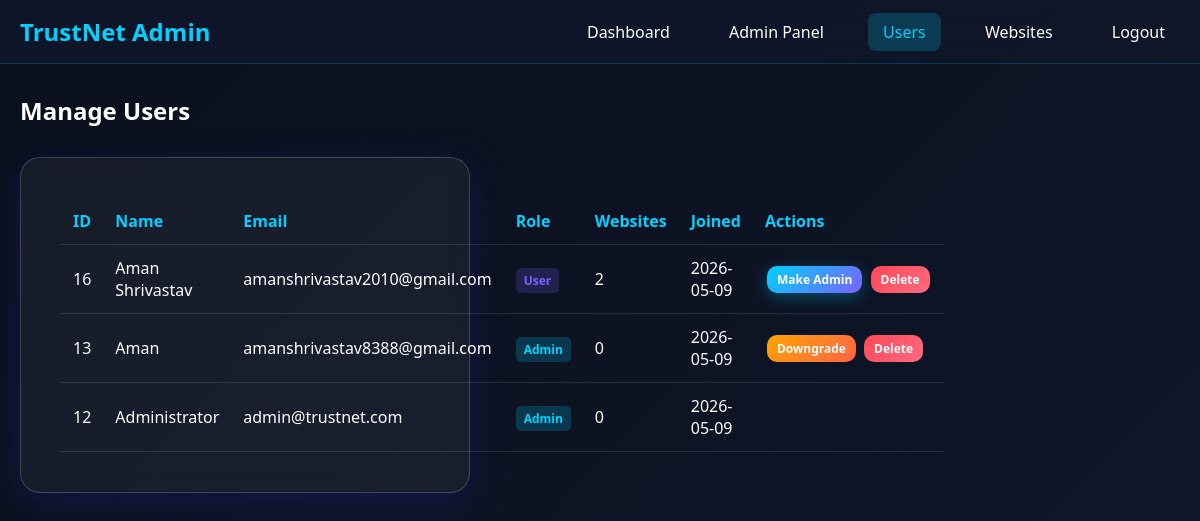
The page /admin/manage-users.php (signed in) on the database its author committed.
### tables this page shows
CREATE TABLE `users` (
  `id` int(11) NOT NULL,
  `name` varchar(100) NOT NULL,
  `email` varchar(255) NOT NULL,
  `password` varchar(255) NOT NULL,
  `role` enum('admin','user') DEFAULT 'user',
  `email_verified` tinyint(1) DEFAULT 0,
  `otp_code` varchar(6) DEFAULT NULL,
  `otp_expires` datetime DEFAULT NULL,
  `created_at` timestamp NOT NULL DEFAULT current_timestamp()
);

### admin/manage-users.php (the view, shortened to what this page needs)
<?php
require_once '../includes/functions.php';
$stmt = $pdo->query("SELECT u.*, COUNT(w.id) as website_count
                     FROM users u
                     LEFT JOIN websites w ON u.id = w.user_id
                     GROUP BY u.id
                     ORDER BY u.created_at DESC");
$users = $stmt->fetchAll();
?>
<!DOCTYPE html>
<html lang="en">
<head>
    <link rel="stylesheet" href="../assets/css/style.css">
</head>
<body>
    <nav class="navbar">
        <div class="nav-container">
            <div class="nav-brand">TrustNet Admin</div>
            <div class="nav-menu">
                <a href="../dashboard.php">Dashboard</a>
                <a href="../admin-panel.php">Admin Panel</a>
                <a href="manage-users.php" class="active">Users</a>
                <a href="manage-websites.php">Websites</a>
                <a href="../logout.php">Logout</a>
            </div>
        </div>
    </nav>
    <div class="main-container">
        <div style="display: flex; justify-content: space-between; align-items: center; margin-bottom: 30px;">
            <h2>Manage Users</h2>
        </div>
        <div class="glass-card">
            <table class="admin-table">
                <thead>
                    <tr>
                        <th>ID</th>
                        <th>Name</th>
                        <th>Email</th>
                        <th>Role</th>
                        <th>Websites</th>
                        <th>Joined</th>
                        <th>Actions</th>
                    </tr>
                </thead>
                <tbody>
                    <?php foreach ($users as $user): ?>
                        <tr>
                            <td><?php echo $user['id']; ?></td>
                            <td><?php echo htmlspecialchars($user['name']); ?></td>
                            <td><?php echo htmlspecialchars($user['email']); ?></td>
                            <td>
                                <span class="badge badge-<?php echo $user['role']; ?>">
                                    <?php echo ucfirst($user['role']); ?>
                                </span>
                            </td>
                            <td><?php echo $user['website_count']; ?></td>
                            <td><?php echo date('Y-m-d', strtotime($user['created_at'])); ?></td>
                            <td class="action-buttons">
                                <?php if ($user['id'] != $_SESSION['user_id']): ?>
                                    <?php if ($user['role'] == 'admin'): ?>
                                        <a href="?action=make_user&id=<?php echo $user['id']; ?>"
                                           class="btn btn-warning btn-sm">Downgrade</a>
                                    <?php else: ?>
                                        <a href="?action=make_admin&id=<?php echo $user['id']; ?>"
                                           class="btn btn-primary btn-sm">Make Admin</a>
                                    <?php endif; ?>
                                    <a href="?action=delete&id=<?php echo $user['id']; ?>"
                                       class="btn btn-danger btn-sm"
                                       onclick="return confirm('Delete this user? All their websites will also be deleted.')">Delete</a>
                                <?php endif; ?>
                            </td>
                        </tr>
                    <?php endforeach; ?>
                </tbody>
            </table>
        </div>
    </div>
</body>
</html>

### assets/css/style.css (style rules this page uses)
:root { --primary: #00D1FF; --secondary: #7B61FF; --danger: #ff4757; --warning: #ffa502; --success: #2ed573; --dark-bg: #0A0F1C; --darker-bg: #0F172A; }
* { margin: 0; padding: 0; box-sizing: border-box; }
body { font-family: 'Segoe UI', Tahoma, Geneva, Verdana, sans-serif; background: linear-gradient(135deg, #0A0F1C 0%, #0F172A 100%); color: #ffffff; min-height: 100vh; }
.glass-card { background: rgba(255, 255, 255, 0.05); backdrop-filter: blur(10px); border-radius: 20px; padding: 40px; box-shadow: 0 8px 32px 0 rgba(31, 38, 135, 0.37); border: 1px solid rgba(255, 255, 255, 0.18); width: 100%; max-width: 450px; }
.btn { padding: 12px 30px; border: none; border-radius: 10px; font-size: 16px; font-weight: 600; cursor: pointer; transition: all 0.3s ease; text-decoration: none; display: inline-block; text-align: center; }
.btn-primary { background: linear-gradient(135deg, #00D1FF, #7B61FF); color: #ffffff; box-shadow: 0 4px 15px rgba(0, 209, 255, 0.3); }
.btn-danger { background: linear-gradient(135deg, #ff4757, #ff6b81); color: white; }
.navbar { background: rgba(15, 23, 42, 0.95); backdrop-filter: blur(10px); padding: 15px 0; position: sticky; top: 0; z-index: 1000; border-bottom: 1px solid rgba(0, 209, 255, 0.2); }
.nav-container { max-width: 1200px; margin: 0 auto; padding: 0 20px; display: flex; justify-content: space-between; align-items: center; }
.nav-brand { font-size: 24px; font-weight: bold; color: #00D1FF; }
.nav-menu a { color: #ffffff; text-decoration: none; margin-left: 25px; padding: 8px 15px; border-radius: 8px; transition: all 0.3s ease; }
.nav-menu a:hover, .nav-menu a.active { background: rgba(0, 209, 255, 0.2); color: #00D1FF; }
.main-container { max-width: 1200px; margin: 30px auto; padding: 0 20px; }

### admin/manage-users.php (style rules this page uses)
.admin-table { width: 100%; border-collapse: collapse; }
.admin-table th, .admin-table td { padding: 12px; text-align: left; border-bottom: 1px solid rgba(255, 255, 255, 0.1); }
.admin-table th { color: #00D1FF; font-weight: 600; }
.badge { padding: 4px 8px; border-radius: 5px; font-size: 12px; font-weight: 600; }
.badge-admin { background: rgba(0, 209, 255, 0.2); color: #00D1FF; }
.badge-user { background: rgba(123, 97, 255, 0.2); color: #7B61FF; }
.btn-sm { padding: 5px 10px; font-size: 12px; margin: 0 2px; }
.btn-warning { background: linear-gradient(135deg, #ffa502, #ff6348); color: white; }
.action-buttons { white-space: nowrap; }

### rows shown on the page
users: id "16", name "Aman Shrivastav", email "amanshrivastav2010@gmail.com", role "User", website_count "2", created_at "2026-05-09"
users: id "13", name "Aman", email "amanshrivastav8388@gmail.com", role "Admin", website_count "0", created_at "2026-05-09"
users: id "12", name "Administrator", email "admin@trustnet.com", role "Admin", website_count "0", created_at "2026-05-09"
